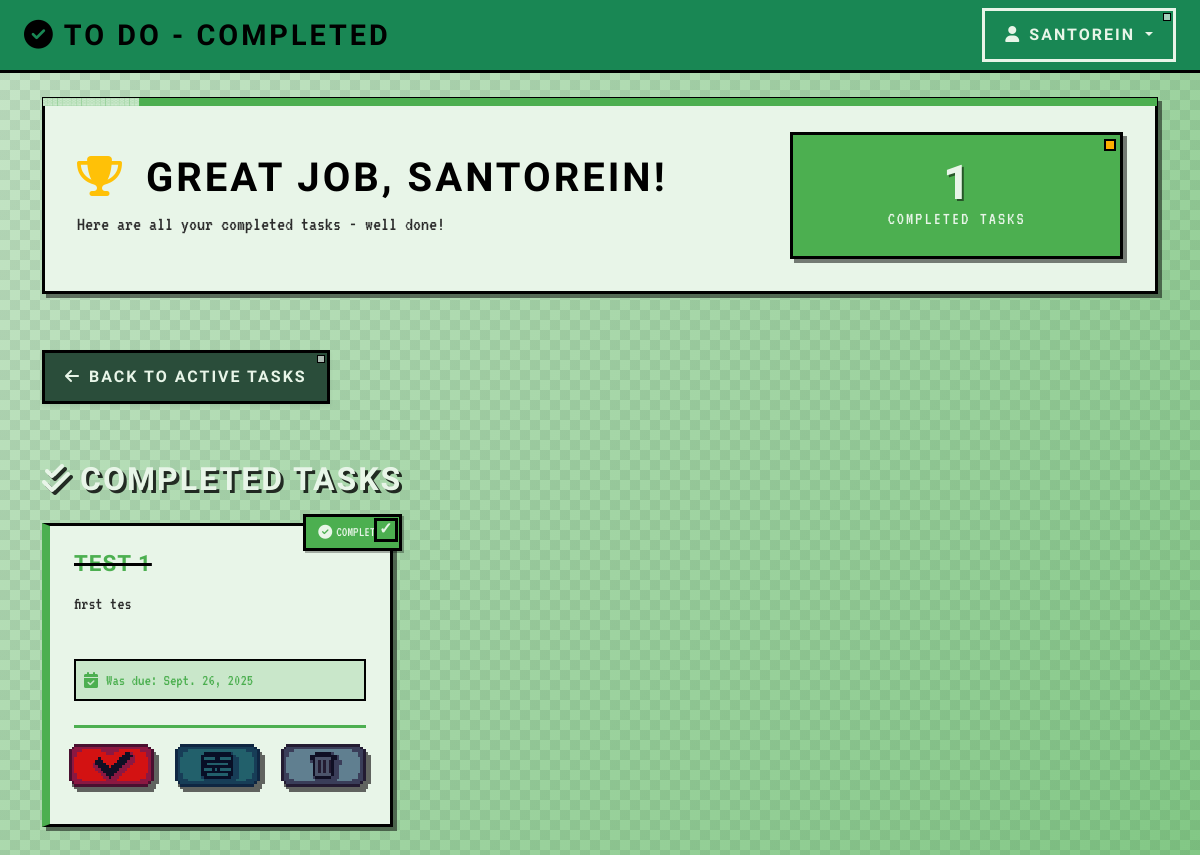
The app's page /1/completed_tasks, older data.
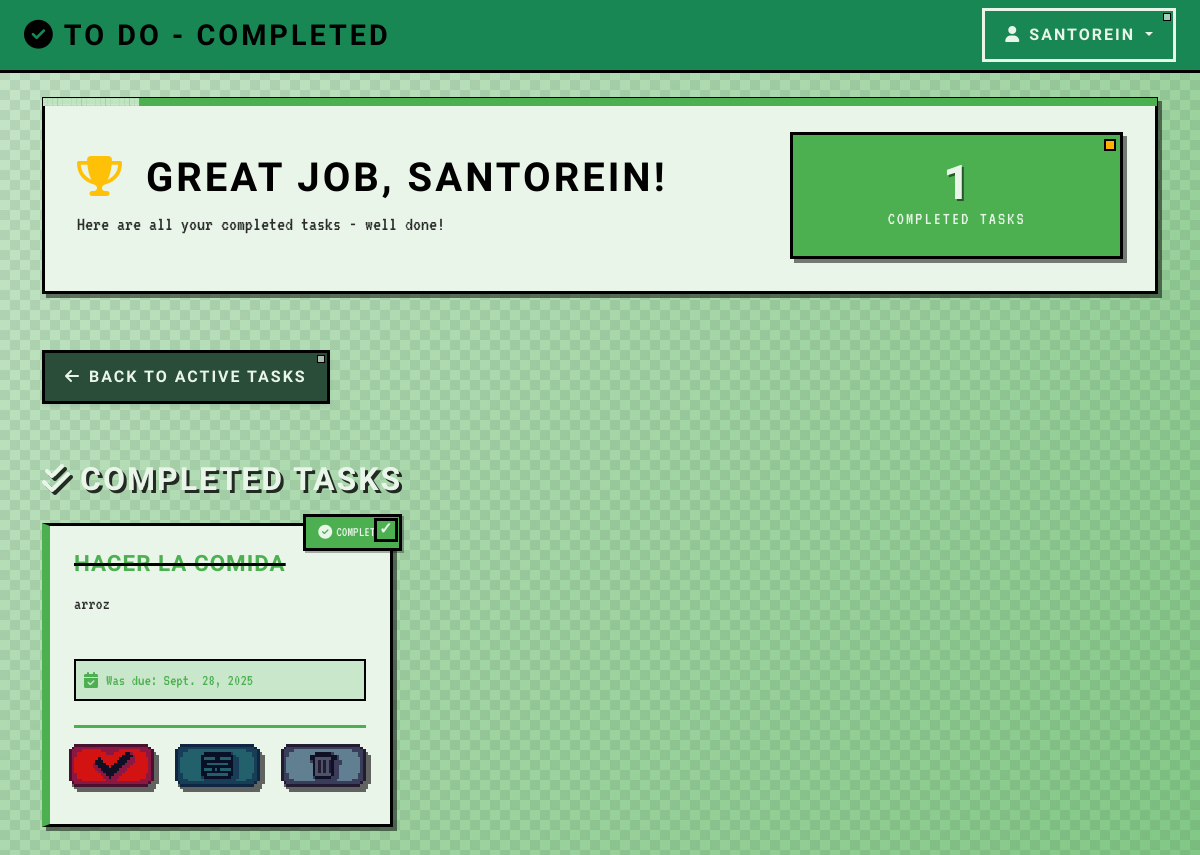
The same page, newer data.
### tasks_app/models.py (models this page shows, shortened)
class Task(models.Model):
    name = models.CharField(max_length = 30)
    description = models.CharField(max_length = 85)
    deadline = models.DateField(null=True, blank=True)
    completed = models.BooleanField(default = False)
    user = models.ForeignKey(User, on_delete=models.CASCADE, related_name = 'tasks')

### tasks_app/views/general_views.py (the view)
# urls.py: path('<int:user_id>/completed_tasks', views.completed_tasks, name = "completed_tasks"),
def completed_tasks(request, user_id):
    user = get_object_or_404(User, id=user_id)
    tasks = user.tasks.filter(completed = True)
    tasks_list = list()
    return render(request, "completed.html", {
        'user':  user,
        'tasks': tasks
    })

### tasks_app/templates/completed.html (shortened to what the changed rows need)
{% extends 'base.html' %}
{% load static %}
{% block content %}
<div class="dashboard-bg">
    <div class="container py-4">
        <div class="row mb-4">
            <div class="col-12">
                <div class="welcome-card completed-header">
                    <div class="row align-items-center">
                        <div class="col-md-8">
                            <h1 class="welcome-title mb-2">
                                <i class="fas fa-trophy text-warning me-2"></i>
                                Great job, {{user.username}}!
                            </h1>
                        </div>
                    </div>
                </div>
            </div>
        </div>
        <div class="row">
            <div class="col-12">
                <div class="section-header mb-4">
                    <h2 class="section-title">
                        <i class="fas fa-check-double me-2"></i>Completed Tasks
                    </h2>
                </div>
                {% if tasks %}
                    <div class="tasks-grid">
                        {% for task in tasks %}
                        <div class="task-card completed-task-card">
                            <div class="completed-badge">
                                <i class="fas fa-check-circle"></i>
                                <span>Completed</span>
                            </div>
                            <div class="task-header">
                                <h5 class="task-title completed-title">{{task.name}}</h5>
                            </div>
                            <div class="task-body">
                                <p class="task-description completed-description">{{task.description}}</p>
                                <div class="task-meta">
                                    <div class="due-date completed-due-date">
                                        <i class="fas fa-calendar-check me-2"></i>
                                        <span>Was due: {{task.deadline}}</span>
                                    </div>
                                </div>
                            </div>
                            <div class="task-actions completed-actions">
                                <form method="POST" action="{% url 'uncomplete_task' user.id task.id %}" class="d-inline">
                                    <input type="image" class="action-icon uncomplete-icon" src="{% static 'descompletado.png' %}" alt="Uncomplete" width="90" title="Mark as Incomplete">
                                </form>
                                <a href="{% url 'modify_task' user.id task.id 1 %}">
                                    <img class="action-icon" src="{% static 'Modificar.png' %}" alt="Update" width="90" title="Edit Task">
                                </a>
                                <form method="POST" action="{% url 'delete_task' user.id task.id %}" class="d-inline">
                                    <input type="image" class="action-icon delete-icon" src="{% static 'eliminar.png' %}" alt="Delete" width="90" onclick="return confirm('Are you sure you want to permanently delete this completed task?')" title="Delete Task">
                                </form>
                            </div>
                        </div>
                        {% endfor %}
                    </div>
                {% endif %}
            </div>
        </div>
    </div>
</div>
{% endblock %}

Row changes from the older to the newer data that the page shows:
removed Task: name "TEST 1", description "first tes", deadline "Sept. 26, 2025"
added Task: name "HACER LA COMIDA", description "arroz", deadline "Sept. 28, 2025"
